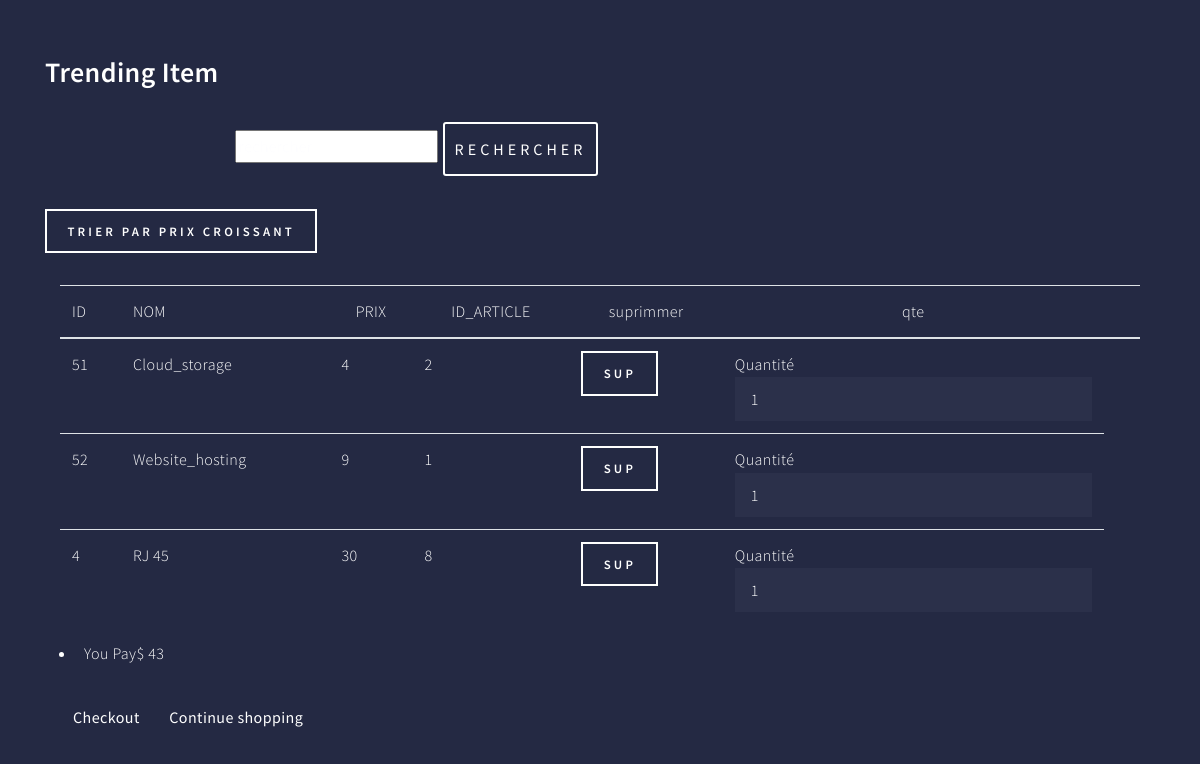
Screenshot of /V/F/cart.php with the database file from the repository.
### tables this page shows
CREATE TABLE `panier` (
  `id_panier` int(11) NOT NULL,
  `nom` varchar(50) NOT NULL,
  `prix` varchar(20) NOT NULL,
  `id_article` int(11) NOT NULL
);

CREATE TABLE `panierp` (
  `id_panier` int(11) NOT NULL,
  `nom` varchar(50) NOT NULL,
  `prix` varchar(20) NOT NULL,
  `id_article` int(11) NOT NULL
);

### C/pan.php (called while the page is built, shortened)
<?php
class panierC{
	function afficherPanier(){
		$sql="SELECT *FROM panier";
			$db = config::getConnexion();
			try{
				$liste = $db->query($sql);
				return $liste;
			}
			catch (Exception $e){
				die('Erreur: '.$e->getMessage());
			}
	}
}
class panierCC{
	function afficherPanier(){
		$sql="SELECT *FROM panierp";
			$db = config::getConnexion();
			try{
				$liste = $db->query($sql);
				return $liste;
			}
			catch (Exception $e){
				die('Erreur: '.$e->getMessage());
			}
	}
}

### V/F/cart.php (the view, shortened to what this page needs)
<?php
include '..\..\C\pan.php';
$panierC=new panierC();
$panierCC= new panierCC();
$listepanier=$panierC->afficherPanier();
$listepanierp=$panierCC->afficherPanier();
?>
<!DOCTYPE HTML>
<html>
	<head>
		<link rel="stylesheet" href="assets/bootstrap/css/bootstrap.min.css" />
		<link rel="stylesheet" href="assets/css/main.css" />
	</head>
	<body class="is-preload">
			<div id="wrapper">
    <div class="product-area section">
        <div class="container">
            <div class="row">
                <div class="col-12">
                    <div class="section-title">
                        <h2>Trending Item</h2>
                    </div>
                </div>
            </div>
            <div class="row">
                <div class="col-12">
                    <div class="product-info">
		<form action="" method="POST" target="_blank" class="newsletter-inner">
                           <div class="row">
						   <div class="col-2">
						   </div>
						   <div class="col-10">
								<input name="rechercher" placeholder="rechercher" required="" type="rechercher">
								<button type="submit"  name="submit"  class="btn">rechercher</button>
								</div>
								</div>
							</form>
<form method="POST" action="cart2.php">
<button name="trie1" value="trie1">Trier par prix  croissant</button>
</form>
	<div class="shopping-cart section">
		<div class="container">
			<div class="row">
				<div class="col-12">
					<table class="table shopping-summery">
						<thead>
							<tr class="main-hading">
								<th>ID</th>
								<th>NOM</th>
								<th class="text-center"> PRIX</th>
								<th class="text-center">ID_ARTICLE</th>
								<th class="text-center">suprimmer</th>
								<th class="text-center">qte</th>
								<th class="text-center"><i class="ti-trash remove-icon"></i></th>
							</tr>
						</thead>
						<tbody>
						<?php
						$s=0;
						 foreach($listepanier as $row) { ?>
							<tr>
								<td >  <?php echo $row['id_panier'] ?> </td>
								<td >  <?php echo $row['nom'] ?> </td>
								<td >  <?php echo $row['prix']  ?> </td>
								<?php   $s=$s+$row['prix']  ?>
								<td >  <?php echo $row['id_article'] ?> </td>
								<form method="POST" action="cart2.php">
						<td>               <input type="submit" name="suprimmer" class="tf-ion-android-cart" value="sup">
						<input type="hidden" value=<?PHP echo $row['id_panier']; ?> name="id_panier">	       </td>
					   </form>
								<td>     <div class="product-quantity">
						<span>Quantité</span>
						<div class="product-quantity-slider">
							<input id="product-quantity" type="text" value="1" name="product-quantity">
						</div>
					</div>          </td>
							</tr>
							<?php } ?>
													<?php
						 foreach($listepanierp as $row) { ?>
							<tr>
								<td >  <?php echo $row['id_panier'] ?> </td>
								<td >  <?php echo $row['nom'] ?> </td>
								<td >  <?php echo $row['prix']  ?> </td>
								<?php   $s=$s+$row['prix']  ?>
								<td >  <?php echo $row['id_article'] ?> </td>
								<form method="POST" action="cart2.php">
						<td>               <input type="submit" name="suprimmer" class="tf-ion-android-cart" value="sup">
						<input type="hidden" value=<?PHP echo $row['id_panier']; ?> name="id_panier">	       </td>
					   </form>
								<td>     <div class="product-quantity">
						<span>Quantité</span>
						<div class="product-quantity-slider">
							<input id="product-quantity" type="text" value="1" name="product-quantity">
						</div>
					</div>          </td>
							</tr>
							<?php } ?>
						</tbody>
					</table>
				</div>
			</div>
			<div class="row">
				<div class="col-12">
					<div class="total-amount">
						<div class="row">
							<div class="col-lg-4 col-md-7 col-12">
								<div class="right">
									<ul>
										<li class="last">You Pay<span>$ <?php echo $s ?></span></li>
									</ul>
									<div class="button5">
										<a href="checkout.php" class="btn">Checkout</a>
										<a href="AffctgF.php" class="btn">Continue shopping</a>
									</div>
								</div>
							</div>
						</div>
					</div>
				</div>
			</div>
		</div>
	</div>
</body>
</html>

### V/F/assets/css/main.css (style rules this page uses)
html, body, div, span, applet, object, iframe, h1, h2, h3, h4, h5, h6, p, blockquote, pre, a, abbr, acronym, address, big, cite, code, del, dfn, em, img, ins, kbd, q, s, samp, small, strike, strong, sub, sup, tt, var, b, u, i, center, dl, dt, dd, ol, ul, li, fieldset, form, label, legend, table, caption, tbody, tfoot, thead, tr, th, td, article, aside, canvas, details, embed, figure, figcaption, footer, header, hgroup, menu, nav, output, ruby, section, summary, time, mark, audio, video { margin: 0; padding: 0; border: 0; font-size: 100%; font: inherit; vertical-align: baseline; }
body { line-height: 1; }
ol, ul { list-style: none; }
table { border-collapse: collapse; border-spacing: 0; }
body { -webkit-text-size-adjust: none; }
body { -ms-overflow-style: scrollbar; }
html { box-sizing: border-box; }
*, *:before, *:after { box-sizing: inherit; }
body { background: #242943; }
body.is-preload *, body.is-preload *:before, body.is-preload *:after { -moz-animation: none !important; -webkit-animation: none !important; -ms-animation: none !important; animation: none !important; -moz-transition: none !important; -webkit-transition: none !important; -ms-transition: none !important; transition: none !important; }
body, input, select, textarea { color: #ffffff; font-family: "Source Sans Pro", Helvetica, sans-serif; font-size: 17pt; font-weight: 300; letter-spacing: 0.025em; line-height: 1.65; }
@media screen and (max-width: 1680px) { body, input, select, textarea { font-size: 14pt; } }
@media screen and (max-width: 1280px) { body, input, select, textarea { font-size: 12pt; } }
a { -moz-transition: color 0.2s ease-in-out, border-bottom-color 0.2s ease-in-out; -webkit-transition: color 0.2s ease-in-out, border-bottom-color 0.2s ease-in-out; -ms-transition: color 0.2s ease-in-out, border-bottom-color 0.2s ease-in-out; transition: color 0.2s ease-in-out, border-bottom-color 0.2s ease-in-out; border-bottom: dotted 1px; color: inherit; text-decoration: none; }
h1, h2, h3, h4, h5, h6 { color: #ffffff; font-weight: 600; line-height: 1.45; margin: 0 0 1em 0; }
h2 { font-size: 1.75em; }
form { margin: 0 0 2em 0; }
form > :last-child { margin-bottom: 0; }
input[type="text"], input[type="password"], input[type="email"], input[type="tel"], input[type="search"], input[type="url"], select, textarea { -moz-appearance: none; -webkit-appearance: none; -ms-appearance: none; appearance: none; background: rgba(212, 212, 255, 0.035); border: none; border-radius: 0; color: inherit; display: block; outline: 0; padding: 0 1em; text-decoration: none; width: 100%; }
input[type="text"], input[type="password"], input[type="email"], input[type="tel"], input[type="search"], input[type="url"], select { height: 2.75em; }
ul { list-style: disc; margin: 0 0 2em 0; padding-left: 1em; }
ul li { padding-left: 0.5em; }
input[type="submit"], input[type="reset"], input[type="button"], button, .button { -moz-appearance: none; -webkit-appearance: none; -ms-appearance: none; appearance: none; -moz-transition: background-color 0.2s ease-in-out, box-shadow 0.2s ease-in-out, color 0.2s ease-in-out; -webkit-transition: background-color 0.2s ease-in-out, box-shadow 0.2s ease-in-out, color 0.2s ease-in-out; -ms-transition: background-color 0.2s ease-in-out, box-shadow 0.2s ease-in-out, color 0.2s ease-in-out; transition: background-color 0.2s ease-in-out, box-shadow 0.2s ease-in-out, color 0.2s ease-in-out; background-color: transparent; border: 0; border-radius: 0; box-shadow: inset 0 0 0 2px #ffffff; color: #ffffff; cursor: pointer; display: inline-block; font-size: 0.8em; font-weight: 600; height: 3.5em; letter-spacing: 0.25em; line-height: 3.5em; padding: 0 1.75em; text-align: center; text-decoration: none; text-transform: uppercase; white-space: nowrap; }
#wrapper { -moz-transition: -moz-filter 0.35s ease, -webkit-filter 0.35s ease, opacity 0.375s ease-out; -webkit-transition: -webkit-filter 0.35s ease, -webkit-filter 0.35s ease, opacity 0.375s ease-out; -ms-transition: -ms-filter 0.35s ease, -webkit-filter 0.35s ease, opacity 0.375s ease-out; transition: filter 0.35s ease, -webkit-filter 0.35s ease, opacity 0.375s ease-out; padding-top: 3.25em; }

### rows the page displays
panier: id_panier "51", nom "Cloud_storage", prix "4", id_article "2"
panier: id_panier "52", nom "Website_hosting", prix "9", id_article "1"
panierp: id_panier "4", nom "RJ 45", prix "30", id_article "8"

### other values shown
$s "43"
